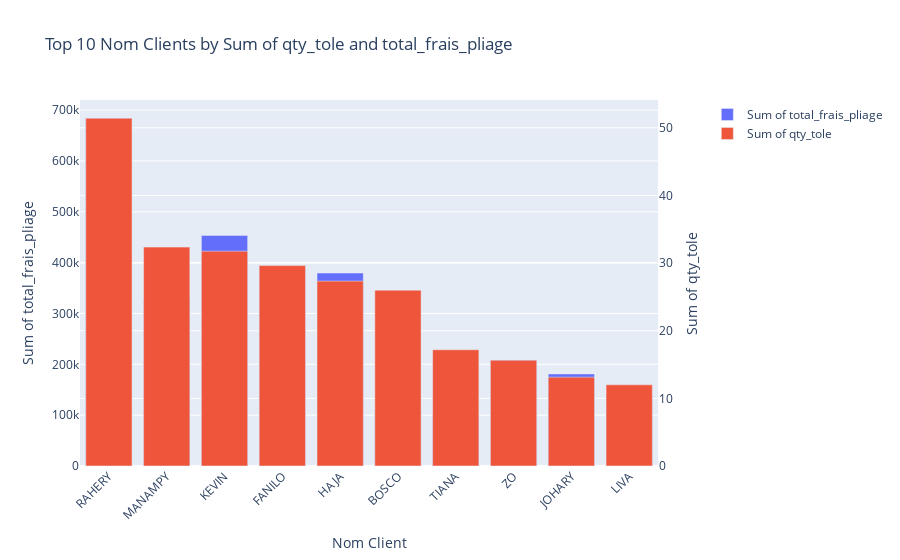

Notebook source saved alongside this figure:
### Code cell
grouped_data = df1.groupby('nom_client')

# Step 2: Calculate the sum of 'qty_tole' and 'total_frais_pliage' for each 'nom_client'
sum_qty_tole = grouped_data['qty_tole'].sum()
sum_total_frais_pliage = grouped_data['total_frais_pliage'].sum()

# Step 3: Combine the sums into a new DataFrame
sum_df = pd.DataFrame({
    'sum_qty_tole': sum_qty_tole,
    'sum_total_frais_pliage': sum_total_frais_pliage
}).reset_index()

# Step 4: Sort the data based on the calculated sums in descending order
sum_df = sum_df.sort_values(by=['sum_qty_tole', 'sum_total_frais_pliage'], ascending=False)

# Step 5: Extract the top 10 'nom_client' based on the sums
top_10_clients = sum_df.head(10)

# Step 6: Plot the results using Plotly Express
fig = make_subplots(specs=[[{"secondary_y": True}]])
fig.add_trace(go.Bar(x=top_10_clients['nom_client'], y=top_10_clients['sum_total_frais_pliage'],
                     name='Sum of total_frais_pliage'), secondary_y=False)
fig.add_trace(go.Bar(x=top_10_clients['nom_client'], y=top_10_clients['sum_qty_tole'],
                     name='Sum of qty_tole'), secondary_y=True)

fig.update_layout(title='Top 10 Nom Clients by Sum of qty_tole and total_frais_pliage',
                  xaxis_tickangle=-45, xaxis_title='Nom Client', barmode='group')

fig.update_yaxes(title_text='Sum of total_frais_pliage', secondary_y=False)
fig.update_yaxes(title_text='Sum of qty_tole', secondary_y=True)

fig.show()

### Figure 1 — Plotly figure (JSON) as saved in the notebook; plotly's stock layout.template omitted (floating-point values rounded to 4 significant figures)
{"data": [{"name": "Sum of total_frais_pliage", "type": "bar", "x": ["RAHERY", "MANAMPY", "KEVIN", "FANILO", "HAJA", "BOSCO", "TIANA", "ZO", "JOHARY", "LIVA"], "xaxis": "x", "y": [683900, 330000, 453600, 392900, 379500, 110600, 99000, 208100, 181000, 139000], "yaxis": "y"}, {"name": "Sum of qty_tole", "type": "bar", "x": ["RAHERY", "MANAMPY", "KEVIN", "FANILO", "HAJA", "BOSCO", "TIANA", "ZO", "JOHARY", "LIVA"], "xaxis": "x", "y": [51.4, 32.36, 31.76, 29.62, 27.33, 26, 17.19, 15.63, 13.13, 12], "yaxis": "y2"}], "layout": {"barmode": "group", "title": {"text": "Top 10 Nom Clients by Sum of qty_tole and total_frais_pliage"}, "xaxis": {"anchor": "y", "domain": [0, 0.94], "tickangle": -45, "title": {"text": "Nom Client"}}, "yaxis": {"anchor": "x", "domain": [0, 1], "title": {"text": "Sum of total_frais_pliage"}}, "yaxis2": {"anchor": "x", "overlaying": "y", "side": "right", "title": {"text": "Sum of qty_tole"}}}}
